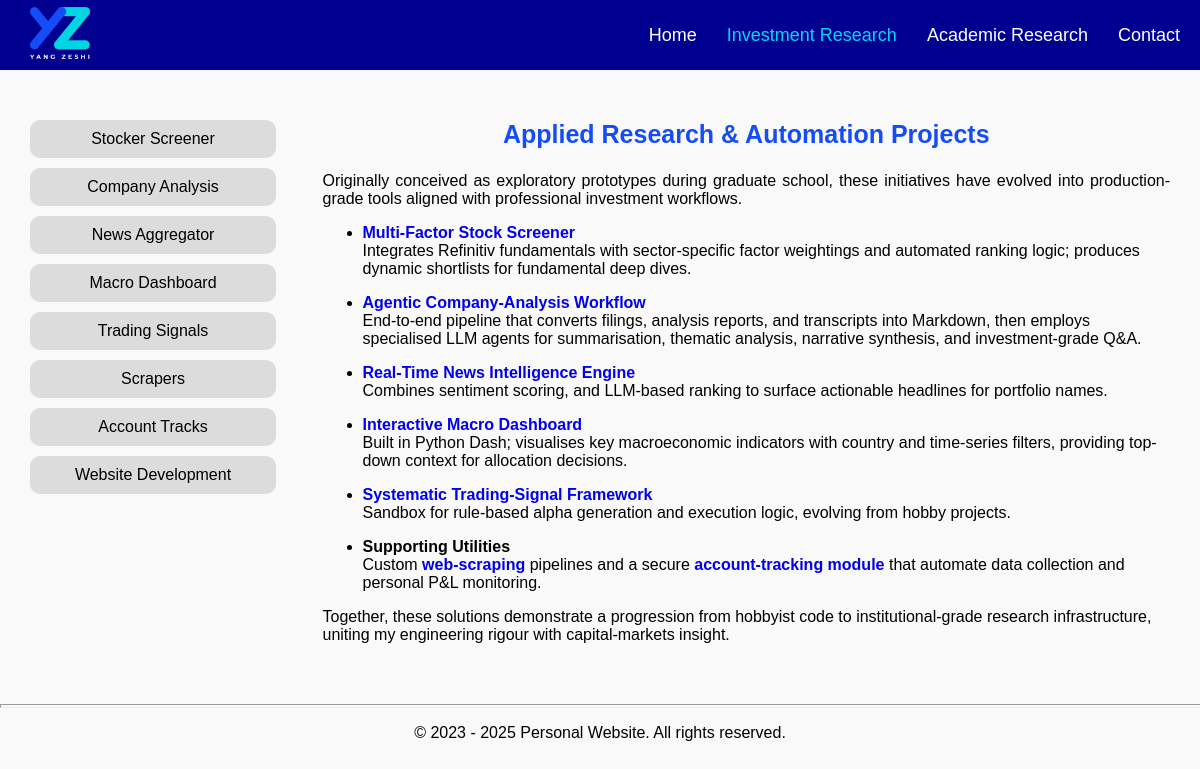
The page /investment_research/ on the database its author committed.
### tables this page shows
CREATE TABLE programming_projects (
    id INTEGER PRIMARY KEY AUTOINCREMENT,
    title TEXT NOT NULL,
    content TEXT NOT NULL,
    full_title TEXT NOT NULL
);

### app.py (the view)
@programming_bp.route('/')
def programming():
    db = get_db()
    cursor = db.execute('SELECT * FROM programming_projects')
    intros = cursor.fetchall()
    session['intro_id'] = 0
    return render_template('investment_research.html',intros=intros)

### app.py (called while the page is built)
def get_db():
    if 'db' not in g:
        g.db = sqlite3.connect(
            current_app.config['DATABASE'],
            detect_types=sqlite3.PARSE_DECLTYPES
        )
        g.db.row_factory = sqlite3.Row
    return g.db

@app.teardown_appcontext
def close_connection(exception):
    db = getattr(g, '_database', None)
    if db is not None:
        db.close()

@app.context_processor
def inject_intros():
    db = get_db()
    research_cursor = db.execute('SELECT * FROM research_projects')
    research_intros = research_cursor.fetchall()
    programming_cursor = db.execute('SELECT * FROM programming_projects')
    programming_intros = programming_cursor.fetchall()
    intro_id = session.get('intro_id')
    return dict(research_intros=research_intros, programming_intros=programming_intros, intro_id=intro_id)

### templates/investment_research.html (shortened to what this page needs)
<!DOCTYPE html>
{% extends 'base.html' %}
{% block content %}
<html>
<head>
    <link rel="stylesheet" type="text/css" href="{{ url_for('static', filename='styles/main.css') }}">
</head>
<body>
  <div class="grid-container">
    <div class="grid1">
      {% include 'programming projects/project_tree.html' %}
    </div>
    <div class="grid2">
      <div class="wrapper">
        <div class="section">
          <p style="color: #144cf7;font-weight: bold;font-size: 25px;text-align: center; margin-top: 20px;">Applied Research &amp; Automation Projects</p>
          <p style="white-space: pre-line; line-height: normal+5px;text-align: justify; margin-top: 0px;">
              Originally conceived as exploratory prototypes during graduate school, these initiatives have evolved into production-grade tools aligned with professional investment workflows.</p>
              <ul>
                <li>
                  <strong><a href="/investment_research/1">Multi-Factor Stock Screener</a></strong><br>
                  Integrates Refinitiv fundamentals with sector-specific factor weightings and automated ranking logic; produces dynamic shortlists for fundamental deep dives.
                </li>
                <li>
                  <strong><a href="/investment_research/2">Agentic Company-Analysis Workflow</a></strong><br>
                  End-to-end pipeline that converts filings, analysis reports, and transcripts into Markdown, then employs specialised LLM agents for summarisation, thematic analysis, narrative synthesis, and investment-grade Q&amp;A.
                </li>
                <li>
                  <strong><a href="/investment_research/3">Real-Time News Intelligence Engine</a></strong><br>
                  Combines sentiment scoring, and LLM-based ranking to surface actionable headlines for portfolio names.
                </li>
                <li>
                  <strong><a href="/investment_research/4">Interactive Macro Dashboard</a></strong><br>
                  Built in Python&nbsp;Dash; visualises key macroeconomic indicators with country and time-series filters, providing top-down context for allocation decisions.
                </li>
                <li>
                  <strong><a href="/investment_research/5">Systematic Trading-Signal Framework</a></strong><br>
                  Sandbox for rule-based alpha generation and execution logic, evolving from hobby projects.
                </li>
                <li>
                  <strong>Supporting Utilities</a></strong><br>
                  Custom <a href="/investment_research/6">web-scraping</a> pipelines and a secure <a href="/investment_research/7">account-tracking module</a> that automate data collection and personal P&amp;L monitoring.
                </li>
              </ul>
            <p>
              Together, these solutions demonstrate a progression from hobbyist code to institutional-grade research infrastructure, uniting my engineering rigour with capital-markets insight.
            </p>
        </div>
      </div>
    </div>
  </div>
        <hr>
  </body>
</html>
{% endblock %}

### templates/programming projects/project_tree.html
<link rel="stylesheet" type="text/css" href="{{ url_for('static', filename='styles/main.css') }}">
<div class="project-list" style="grid-template-columns: 0.8fr; margin-top: 20px; justify-content: start;">
  {% for project in programming_intros %}
  <a href="{{ url_for('show_intro_2', intro_id=project['id']) }}" class="widget {% if project['id'] == intro_id %}highlight{% endif %}">{{ project['title'] }}</a>
  {% endfor %}
</div>

### static/styles/base.css (style rules this page uses)
.widget { margin-left: 0px; padding: 5px 10px; text-decoration: none; color: rgb(255, 255, 255); }

### static/styles/main.css (style rules this page uses)
body { font-family: Arial, sans-serif; margin: 0px; background-color: #f9f9f9; padding-top: 0px; margin-top: 0; }
.section { margin-bottom: 30px; text-align: left; }
.section p { margin-bottom: 5px; }
hr { color: blue; height: 2px; width: 100%; margin-left: auto; margin-right: auto; }
.project-list { display: grid; grid-template-columns: 1fr 1fr 1fr; text-align: center; grid-gap: 20px 0px; }
.grid-container { display: grid; grid-template-columns: 1fr 3fr; grid-gap: 0px 10px; margin: 30px; align-content: center; }
div.project-list { gap: 20px; place-items: start; }
div.project-list a.widget { display: flex; align-items: center; justify-content:center; border-radius: 10px; background-color: rgb(220, 220, 220); color: #000000; height: 100%; width: 100%; }
.section a { font-weight: bold; text-decoration: none; }

### rows shown on the page
programming_projects: title "Stocker Screener"
programming_projects: title "Company Analysis"
programming_projects: title "News Aggregator"
programming_projects: title "Macro Dashboard"
programming_projects: title "Trading Signals"
programming_projects: title "Scrapers"
programming_projects: title "Account Tracks"
programming_projects: title "Website Development"
